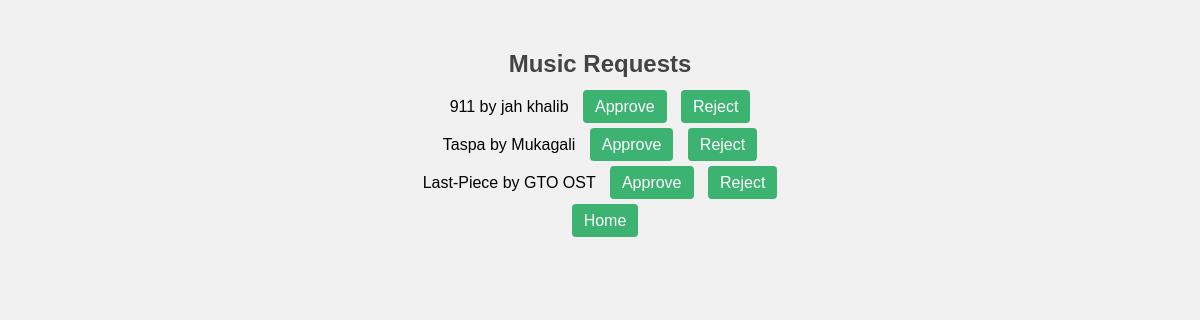
The app's page /music-requests/ (signed in), older data.
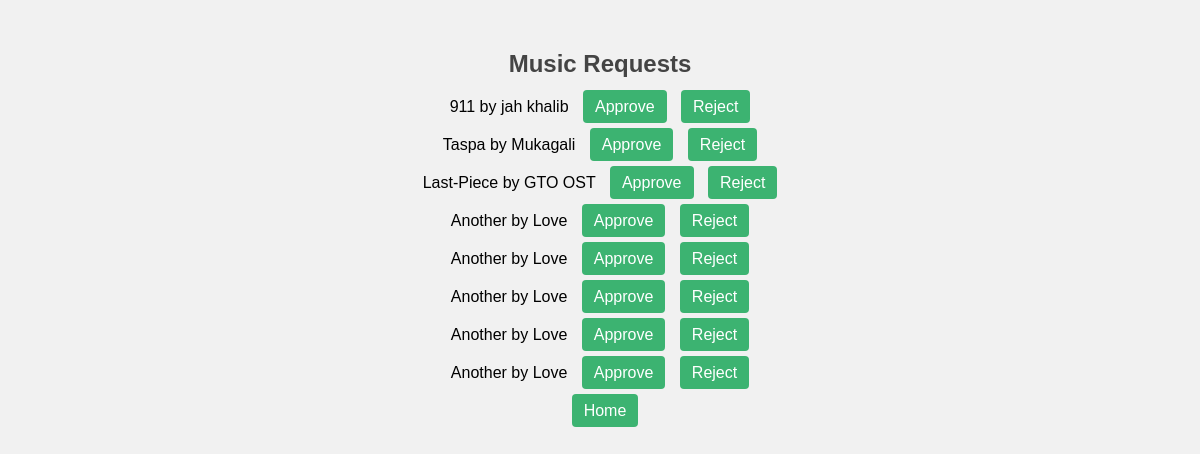
The same page, newer data.
### tyndama/models.py (models this page shows, shortened)
class Music(models.Model):
    song_id = models.AutoField(primary_key=True)
    name = models.CharField(max_length=255)
    singer = models.CharField(max_length=255)
    tags = models.CharField(max_length=255)
    image = models.ImageField(upload_to='images_1')
    song = models.FileField(upload_to='images_1')
    album = models.CharField(max_length=255, default="-")
    time = models.CharField(max_length=50)
    is_approved = models.BooleanField(default=False)

### tyndama/views.py (the view)
# urls.py: path('music-requests/', views.music_requests, name='music_requests'),
@login_required
@staff_member_required
def music_requests(request):
    pending_music = Music.objects.filter(is_approved=False)
    print(f"Number of pending music requests: {pending_music.count()}")
    context = {'pending_music': pending_music}
    return render(request, 'tyndama/music_requests.html', context)

### templates/tyndama/music_requests.html (shortened to what this page needs)
<!DOCTYPE html>
<html lang="en">
<head>
</head>
<body>
    <h2>Music Requests</h2>
    {% if user.is_staff %}
        {% if pending_music %}
            <ul>
            {% for music in pending_music %}
                <li>{{ music.name }} by {{ music.singer }} <a href="{% url 'approve_music' music.pk %}">Approve</a> <a href="{% url 'reject_music' music.pk %}">Reject</a></li>
            {% endfor %}
            </ul>
        {% else %}
            <p>There are no pending music requests.</p>
        {% endif %}
    {% endif %}
<div style="text-align:center">
        <a href="{% url 'home' %}">Home</a>
    </div>
</body>
</html>

Row changes from the older to the newer data that the page shows:
added Music: name "Another", singer "Love"
added Music: name "Another", singer "Love"
added Music: name "Another", singer "Love"
added Music: name "Another", singer "Love"
added Music: name "Another", singer "Love"
